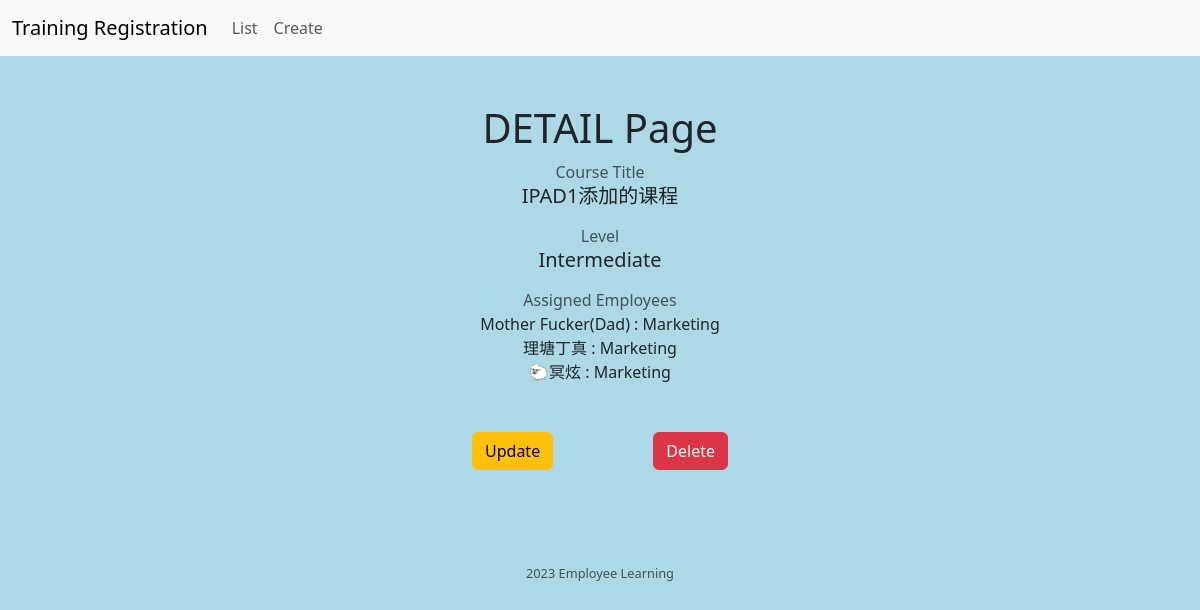
/course-detail/7/, run on the app's committed database.
### employee_learning/models.py (models this page shows, shortened)
class LearningCourse (models.Model):
    LEVEL=[('B','Basic'),('I','Intermediate'),('A','Advanced'),]
    title = models.CharField(max_length=50,unique=True)
    level = models.CharField(max_length=1,choices=LEVEL,default="I")
    employee = models.ManyToManyField(Employees)                ##多对多

class Employees(models.Model):
    name = models.CharField(max_length=25)
    division = models.ForeignKey(Division,on_delete=models.CASCADE)

class Division(models.Model):
    div_name=models.CharField(max_length=25)
    fuck_you=models.BooleanField (help_text="If you want to get fucked,please click this")
    fuck_me=models.DateTimeField(help_text="If you want to get fucked,please click this",verbose_name='时间')
    List=[('高','High'),('中','Medium'),('低','Low')]
    fuck_them=models.ImageField(verbose_name='请上传你的证件照')
    priority=models.CharField(max_length=1,choices=List,default='高',verbose_name='优先级')
    def __str__(self):
        return self.div_name

### employee_learning/views.py (the view)
# urls.py: path('course-detail/<int:pk>/',CourseDetail.as_view(),name='course_detail'),
class CourseDetail(DetailView):
    model = LearningCourse
    template_name='employee_learning/course_detail.html'
    context_object_name='course_object'

### templates/employee_learning/course_detail.html
{% extends "base/base.html" %}
{% load static %}
{% block body %}
    <div class="container text-center">
            <h1 class="text-center mt-5"> DETAIL Page </h1>
            <p class="text-muted mb-0">Course Title</p>
            <h5> {{ course_object.title|upper }} </h5>
            <p class="text-muted mt-3 mb-0">Level</p>
            <h5>{{ course_object.get_level_display }}</h5>
            <p class="text-muted mt-3 mb-0">Assigned Employees</p>
            {% for emp in course_object.employee.all %}
               <p class="mb-0">{{ emp.name }} : {{ emp.division }}</p>
            {% endfor %}
            <a href="{% url 'course_update' object.pk%}" class="btn btn-warning m-5">Update</a>
            <a href="{% url 'course_delete' object.pk%}" class="btn btn-danger m-5">Delete</a>
     </div>
{% endblock %}

### static/css/custom.css (style rules this page uses)
body { background-color: lightblue }

### data on the page
LearningCourse: title "IPAD1添加的课程", level "Intermediate"
Employees: name "Mother Fucker(Dad)", division "Marketing"
Employees: name "理塘丁真", division "Marketing"
Employees: name "🐑冥炫", division "Marketing"
